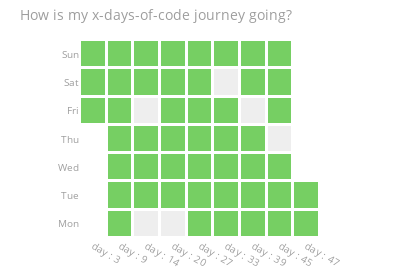

Notebook cell for this chart:
### Code cell
plot

### Figure 1 — Plotly figure (JSON) as saved in the notebook; plotly's stock layout.template omitted (floating-point values rounded to 4 significant figures)
{"data": [{"colorscale": [[false, "#eeeeee"], [true, "#76cf63"]], "hoverinfo": "text", "showscale": false, "text": ["2021-07-30", "2021-07-31", "2021-08-01", "2021-08-02", "2021-08-03", "2021-08-04", "2021-08-05", "2021-08-06", "2021-08-07", "2021-08-08", "2021-08-09", "2021-08-10", "2021-08-11", "2021-08-12", "2021-08-13", "2021-08-14", "2021-08-15", "2021-08-16", "2021-08-17", "2021-08-18", "2021-08-19", "2021-08-20", "2021-08-21", "2021-08-22", "2021-08-23", "2021-08-24", "2021-08-25", "2021-08-26", "2021-08-27", "2021-08-28", "2021-08-29", "2021-08-30", "2021-08-31", "2021-09-01", "2021-09-02", "2021-09-03", "2021-09-04", "2021-09-05", "2021-09-06", "2021-09-07", "2021-09-08", "2021-09-09", "2021-09-10", "2021-09-11", "2021-09-12", "2021-09-13", "2021-09-14", "2021-09-15", "2021-09-16", "2021-09-17", "2021-09-18", "2021-09-19", "2021-09-20", "2021-09-21"], "type": "heatmap", "x": ["day : 3", "day : 3", "day : 3", "day : 9", "day : 9", "day : 9", "day : 9", "day : 9", "day : 9", "day : 9", "day : 14", "day : 14", "day : 14", "day : 14", "day : 14", "day : 14", "day : 14", "day : 20", "day : 20", "day : 20", "day : 20", "day : 20", "day : 20", "day : 20", "day : 27", "day : 27", "day : 27", "day : 27", "day : 27", "day : 27", "day : 27", "day : 33", "day : 33", "day : 33", "day : 33", "day : 33", "day : 33", "day : 33", "day : 39", "day : 39", "day : 39", "day : 39", "day : 39", "day : 39", "day : 39", "day : 45", "day : 45", "day : 45", "day : 45", "day : 45", "day : 45", "day : 45", "day : 47", "day : 47"], "xgap": 3, "y": [4, 5, 6, 0, 1, 2, 3, 4, 5, 6, 0, 1, 2, 3, 4, 5, 6, 0, 1, 2, 3, 4, 5, 6, 0, 1, 2, 3, 4, 5, 6, 0, 1, 2, 3, 4, 5, 6, 0, 1, 2, 3, 4, 5, 6, 0, 1, 2, 3, 4, 5, 6, 0, 1], "ygap": 3, "z": [1, 1, 1, 1, 1, 1, 1, 1, 1, 1, 0, 1, 1, 1, 0, 1, 1, 0, 1, 1, 1, 1, 1, 1, 1, 1, 1, 1, 1, 1, 1, 1, 1, 1, 1, 1, 0, 1, 1, 1, 1, 1, 0, 1, 1, 1, 1, 1, 0, 1, 1, 1, 1, 1]}], "layout": {"font": {"color": "#9e9e9e", "size": 10}, "height": 280, "margin": {"b": 10, "t": 40}, "plot_bgcolor": "#fff", "title": {"text": "How is my x-days-of-code journey going?"}, "width": 400, "xaxis": {"showgrid": false, "showline": false, "zeroline": false}, "yaxis": {"showgrid": false, "showline": false, "tickmode": "array", "ticktext": ["Mon", "Tue", "Wed", "Thu", "Fri", "Sat", "Sun"], "tickvals": [0, 1, 2, 3, 4, 5, 6], "zeroline": false}}}
